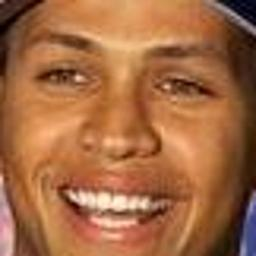
#> input picture dataset/000_001.jpg, 256 x 256 px; its folder holds 4 pictures in this run
$ python pc_clustering.py   (older library calls are emulated)
#> lines starting #> are read from the running program, lines starting #| are printed output that depends on the picture
import numpy as np
from sklearn.decomposition import PCA
import os
from PIL import Image
import matplotlib.pyplot as plt
from mpl_toolkits.mplot3d import Axes3D
import pandas as pd

size = 32, 32
N = 3
data_list = []
imageslist = os.listdir('dataset')
for idx, img in enumerate(imageslist):
    image_name = 'dataset/' + img
    im = Image.open(image_name).convert('L')
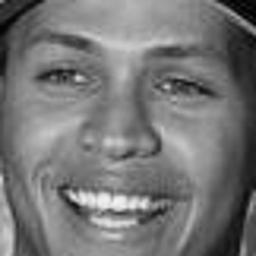
#> im: PIL image 256x256 L; min 1, max 244, mean 117.9
    im.thumbnail(size, Image.ANTIALIAS)
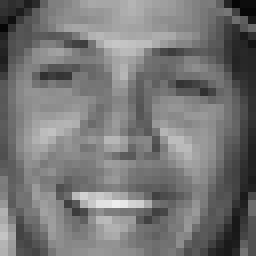
#> im: PIL image 32x32 L (shown 8 times larger); min 5, max 237, mean 118
    pixels = list(im.getdata())
#> pixels = 1024 values, max 237 at index 814, min 5 at index 29, mean 118
    data_list.append(pixels)
#> pass 2 of the loop `for idx, img in enumerate(imageslist):`:
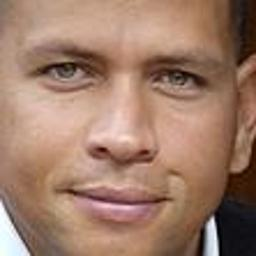
#> input picture dataset/000_005.jpg, 256 x 256 px
#> `im = Image.open(image_name).convert('L')`:
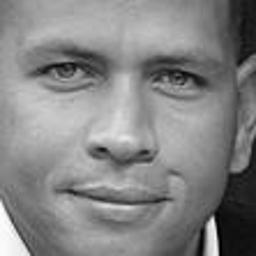
#> im: PIL image 256x256 L; min 0, max 254, mean 132.5
#> `im.thumbnail(size, Image.ANTIALIAS)`:
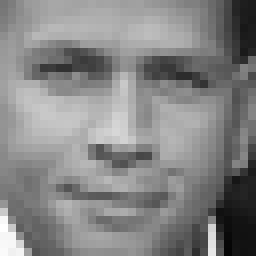
#> im: PIL image 32x32 L (shown 8 times larger); min 5, max 255, mean 132.6
#> pixels = 1024 values, max 255 at index 896, min 5 at index 1020, mean 132.6
#> pass 3 of the loop `for idx, img in enumerate(imageslist):`:
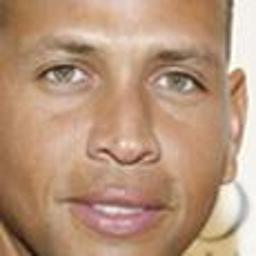
#> input picture dataset/000_023.jpg, 256 x 256 px
#> `im = Image.open(image_name).convert('L')`:
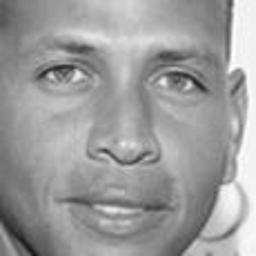
#> im: PIL image 256x256 L; min 18, max 254, mean 157.1
#> `im.thumbnail(size, Image.ANTIALIAS)`:
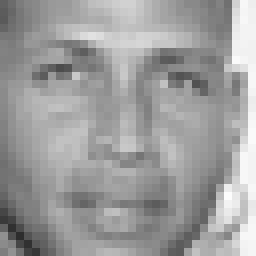
#> im: PIL image 32x32 L (shown 8 times larger); min 46, max 252, mean 157.2
#> pixels = 1024 values, max 252 at index 796, min 46 at index 930, mean 157.2
#> the loop made 4 passes; the first 3 are shown

data_array = np.array(data_list)
pca = PCA(n_components=N)
# trans = pd.DataFrame(pca.fit(data_array))
pca.fit(data_array)
X_pca = pca.transform(data_array)
# X_new = pca.inverse_transform(X_pca)
#
# print(X_new[0][:])
fig = plt.figure()
ax = Axes3D(fig)
print(X_pca.shape)
#| (4, 3)
ax.scatter(X_pca[:, 0], X_pca[:, 1], X_pca[:, 2], cmap='Greens')
plt.show()
